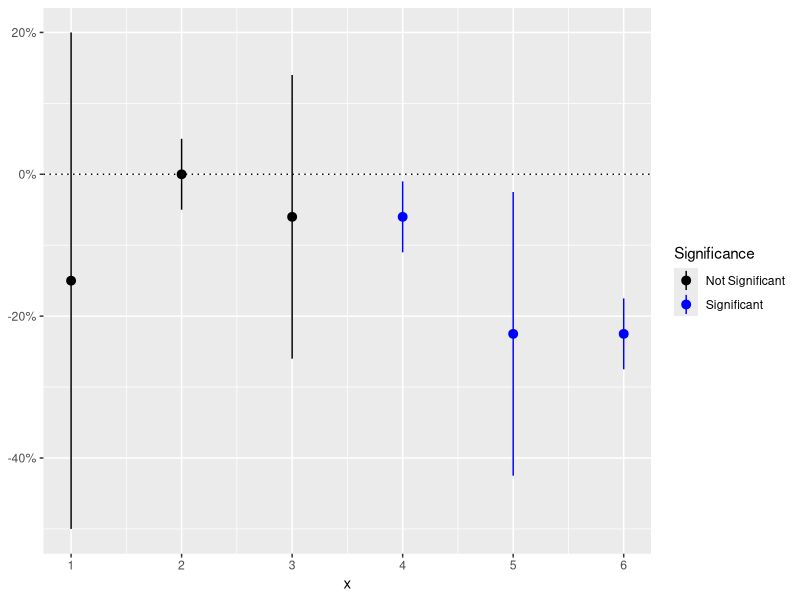

The R source for this figure:
## ---- chunk 1
library(ggplot2)
library(scales)

large <- data.frame(y = 0, ymin = -0.2, ymax = 0.2) 
small <- data.frame(y = 0, ymin = -0.05, ymax = 0.05)

data <- rbind(large, small, large - 0.06, small - 0.06, 
                  large - 0.225, small - 0.225)

data$y[1] <- -0.15
data$ymin[1] <- -0.5
data$ymax[1] <- 0.2

data$Significance <- factor("Not Significant", levels = c("Not Significant", "Significant"))
data$Significance[data$ymax < 0] <- "Significant"

data$x <- 1:nrow(data)

gp_significance <- ggplot(data = data, aes(x = x, y = y)) +
  geom_pointrange(aes(ymin = ymin, ymax = ymax, color = Significance)) +
  geom_hline(yintercept = 0, linetype = "dotted") +
  scale_y_continuous("Effect (%)", labels = percent) + 
  scale_color_manual(values = c("black", "blue")) + 
  scale_x_continuous(breaks = 1:6) +
  ylab("Estimate") +
  theme(axis.title.y = element_blank()) +
  NULL

gp_significance
